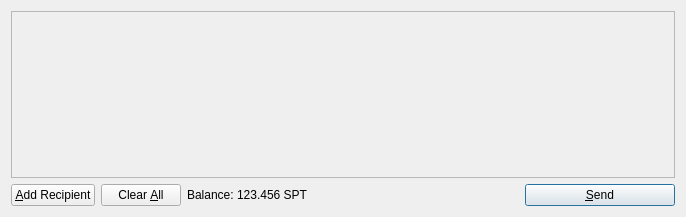
<?xml version="1.0" encoding="UTF-8"?>
<ui version="4.0">
 <class>SendCoinsDialog</class>
 <widget class="QDialog" name="SendCoinsDialog">
  <property name="geometry">
   <rect>
    <x>0</x>
    <y>0</y>
    <width>686</width>
    <height>217</height>
   </rect>
  </property>
  <property name="windowTitle">
   <string>Send Coins</string>
  </property>
  <layout class="QVBoxLayout" name="verticalLayout">
   <item>
    <widget class="QScrollArea" name="scrollArea">
     <property name="widgetResizable">
      <bool>true</bool>
     </property>
     <widget class="QWidget" name="scrollAreaWidgetContents">
      <property name="geometry">
       <rect>
        <x>0</x>
        <y>0</y>
        <width>666</width>
        <height>165</height>
       </rect>
      </property>
      <layout class="QVBoxLayout" name="verticalLayout_2">
       <property name="margin">
        <number>0</number>
       </property>
       <item>
        <layout class="QVBoxLayout" name="entries">
         <property name="spacing">
          <number>6</number>
         </property>
        </layout>
       </item>
       <item>
        <spacer name="verticalSpacer">
         <property name="orientation">
          <enum>Qt::Vertical</enum>
         </property>
         <property name="sizeHint" stdset="0">
          <size>
           <width>20</width>
           <height>40</height>
          </size>
         </property>
        </spacer>
       </item>
      </layout>
     </widget>
    </widget>
   </item>
   <item>
    <layout class="QHBoxLayout" name="horizontalLayout">
     <item>
      <widget class="QPushButton" name="addButton">
       <property name="toolTip">
        <string>Send to multiple recipients at once</string>
       </property>
       <property name="text">
        <string>&amp;Add Recipient</string>
       </property>
       <property name="icon">
        <iconset resource="../bitcoin.qrc">
         <normaloff>:/icons/add</normaloff>:/icons/add</iconset>
       </property>
       <property name="autoDefault">
        <bool>false</bool>
       </property>
      </widget>
     </item>
     <item>
      <widget class="QPushButton" name="clearButton">
       <property name="sizePolicy">
        <sizepolicy hsizetype="Minimum" vsizetype="Fixed">
         <horstretch>0</horstretch>
         <verstretch>0</verstretch>
        </sizepolicy>
       </property>
       <property name="toolTip">
        <string>Remove all transaction fields</string>
       </property>
       <property name="text">
        <string>Clear &amp;All</string>
       </property>
       <property name="icon">
        <iconset resource="../bitcoin.qrc">
         <normaloff>:/icons/remove</normaloff>:/icons/remove</iconset>
       </property>
       <property name="autoRepeatDelay">
        <number>300</number>
       </property>
       <property name="autoDefault">
        <bool>false</bool>
       </property>
      </widget>
     </item>
     <item>
      <layout class="QHBoxLayout" name="horizontalLayout_2">
       <property name="spacing">
        <number>3</number>
       </property>
       <item>
        <widget class="QLabel" name="label">
         <property name="text">
          <string>Balance:</string>
         </property>
        </widget>
       </item>
       <item>
        <widget class="QLabel" name="labelBalance">
         <property name="cursor">
          <cursorShape>IBeamCursor</cursorShape>
         </property>
         <property name="text">
          <string>123.456 SPT</string>
         </property>
         <property name="textInteractionFlags">
          <set>Qt::LinksAccessibleByMouse|Qt::TextSelectableByKeyboard|Qt::TextSelectableByMouse</set>
         </property>
        </widget>
       </item>
      </layout>
     </item>
     <item>
      <spacer name="horizontalSpacer">
       <property name="orientation">
        <enum>Qt::Horizontal</enum>
       </property>
       <property name="sizeHint" stdset="0">
        <size>
         <width>40</width>
         <height>20</height>
        </size>
       </property>
      </spacer>
     </item>
     <item>
      <widget class="QPushButton" name="sendButton">
       <property name="minimumSize">
        <size>
         <width>150</width>
         <height>0</height>
        </size>
       </property>
       <property name="toolTip">
        <string>Confirm the send action</string>
       </property>
       <property name="text">
        <string>&amp;Send</string>
       </property>
       <property name="icon">
        <iconset resource="../bitcoin.qrc">
         <normaloff>:/icons/send</normaloff>:/icons/send</iconset>
       </property>
       <property name="default">
        <bool>true</bool>
       </property>
      </widget>
     </item>
    </layout>
   </item>
  </layout>
 </widget>
 <resources>
  <include location="../bitcoin.qrc"/>
 </resources>
 <connections/>
</ui>
